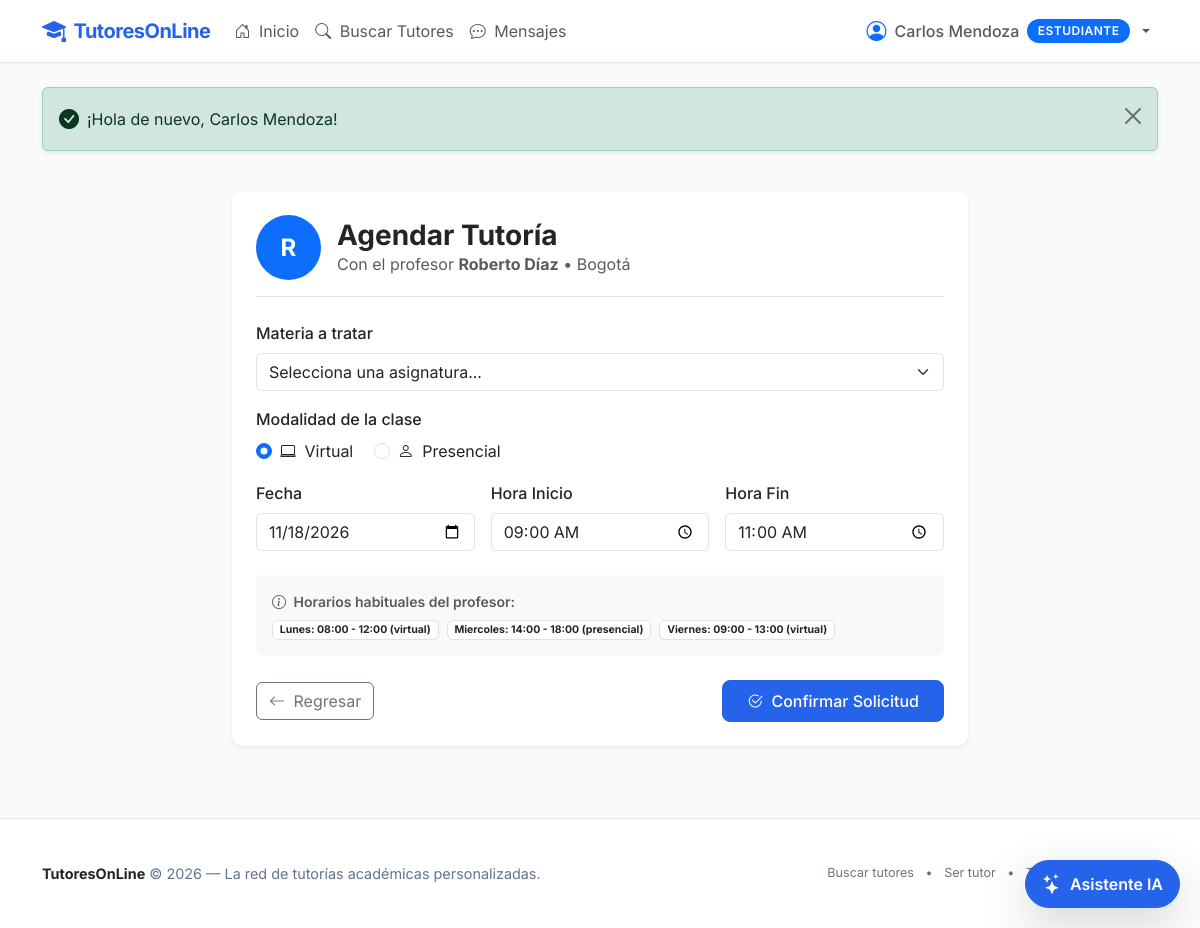
The app's page /public/reservar.php?tutor_id=4 (signed in) with its own data.
### tables this page shows
CREATE TABLE `usuarios` (
  `id` INT UNSIGNED AUTO_INCREMENT PRIMARY KEY,
  `nombre` VARCHAR(100) NOT NULL,
  `correo` VARCHAR(150) NOT NULL,
  `password_hash` VARCHAR(255) NULL COMMENT 'Hash bcrypt con cost 12. NULL si solo usa OAuth Google',
  `rol` ENUM('estudiante', 'tutor') NOT NULL,
  `ciudad` VARCHAR(100) NULL,
  `foto` VARCHAR(255) NULL COMMENT 'Nombre o ruta del archivo de imagen de perfil',
  `descripcion` TEXT NULL DEFAULT NULL COMMENT 'Presentación académica y metodología del tutor',
  `correo_verificado` TINYINT(1) NOT NULL DEFAULT 0 COMMENT '0: pendiente, 1: verificado',
  `creado_en` DATETIME NOT NULL DEFAULT CURRENT_TIMESTAMP,
  UNIQUE KEY `uq_usuarios_correo` (`correo`),
  INDEX `idx_usuarios_rol` (`rol`),
  INDEX `idx_usuarios_ciudad` (`ciudad`)
);

CREATE TABLE `disponibilidad` (
  `id` INT UNSIGNED AUTO_INCREMENT PRIMARY KEY,
  `tutor_id` INT UNSIGNED NOT NULL,
  `dia_semana` ENUM('lunes', 'martes', 'miercoles', 'jueves', 'viernes', 'sabado', 'domingo') NOT NULL,
  `hora_inicio` TIME NOT NULL,
  `hora_fin` TIME NOT NULL,
  `modalidad` ENUM('virtual', 'presencial') NOT NULL DEFAULT 'virtual',
  CONSTRAINT `fk_disp_tutor`
    FOREIGN KEY (`tutor_id`) REFERENCES `usuarios` (`id`)
    ON DELETE CASCADE ON UPDATE CASCADE,
  INDEX `idx_disp_tutor_dia` (`tutor_id`, `dia_semana`)
);

### includes/seguridad.php (called while the page is built, shortened)
<?php
function e($valor)
{
    return htmlspecialchars((string)$valor, ENT_QUOTES, 'UTF-8');
}
function get_flash($tipo)
{
    if (isset($_SESSION['flash'][$tipo])) {
        $msg = $_SESSION['flash'][$tipo];
        return $msg;
    }
    return null;
}
function hay_flash($tipo)
{
    return !empty($_SESSION['flash'][$tipo]);
}

### public/reservar.php (the view, shortened to what this page needs)
<?php
$tutor_id = (int)($_GET['tutor_id'] ?? $_POST['tutor_id'] ?? 0);
try {
    $pdo = obtener_conexion();
    $stmt_tutor = $pdo->prepare("SELECT `id`, `nombre`, `ciudad`, `foto` FROM `usuarios` WHERE `id` = ? AND `rol` = 'tutor' AND `correo_verificado` = 1 LIMIT 1");
    $stmt_tutor->execute([$tutor_id]);
    $tutor = $stmt_tutor->fetch();
    $stmt_disp = $pdo->prepare("SELECT * FROM `disponibilidad` WHERE `tutor_id` = ? ORDER BY FIELD(dia_semana, 'lunes', 'martes', 'miercoles', 'jueves', 'viernes', 'sabado', 'domingo')");
    $stmt_disp->execute([$tutor_id]);
    $horarios = $stmt_disp->fetchAll();
} catch (Exception $e) {
    error_log("[Reservar Error]: " . $e->getMessage());
    set_flash('danger', 'Error al cargar información del tutor.');
    header('Location: ' . APP_URL . '/buscar.php');
    exit;
}
$modalidad = $_POST['modalidad'] ?? 'virtual';
$fecha = $_POST['fecha'] ?? date('Y-m-d', strtotime('+1 day'));
$hora_inicio = $_POST['hora_inicio'] ?? '09:00';
$hora_fin = $_POST['hora_fin'] ?? '11:00';
require_once dirname(__DIR__) . '/includes/header.php';
?>
<div class="row justify-content-center py-4">
    <div class="col-lg-8">
        <div class="card card-custom p-4 border-0 shadow-sm mb-4">
            <div class="d-flex align-items-center gap-3 pb-3 border-bottom mb-4">
                <?php if (!empty($tutor['foto'])): ?>
                    <img src="<?= APP_URL ?>/uploads/<?= e($tutor['foto']) ?>" alt="<?= e($tutor['nombre']) ?>" class="rounded-circle shadow-sm object-fit-cover" style="width: 65px; height: 65px;">
                <?php else: ?>
                    <div class="bg-primary text-white rounded-circle d-flex align-items-center justify-content-center fw-bold fs-4" style="width: 65px; height: 65px;">
                        <?= strtoupper(substr($tutor['nombre'], 0, 1)) ?>
                    </div>
                <?php endif; ?>
                <div>
                    <h3 class="fw-bold mb-0">Agendar Tutoría</h3>
                    <p class="text-muted mb-0">Con el profesor <strong><?= e($tutor['nombre']) ?></strong> &bull; <?= e($tutor['ciudad'] ?: 'Colombia') ?></p>
                </div>
            </div>
            <form action="<?= APP_URL ?>/reservar.php" method="POST">
                <div class="mb-3">
                    <label for="materia_id" class="form-label fw-medium">Materia a tratar</label>
                    <select class="form-select" id="materia_id" name="materia_id" required>
                        <option value="">Selecciona una asignatura...</option>
                    </select>
                </div>
                <div class="mb-3">
                    <label class="form-label fw-medium d-block">Modalidad de la clase</label>
                    <div class="form-check form-check-inline">
                        <input class="form-check-input" type="radio" name="modalidad" id="mod_virtual" value="virtual" <?= $modalidad === 'virtual' ? 'checked' : '' ?>>
                        <label class="form-check-label" for="mod_virtual"><i class="bi bi-laptop me-1"></i> Virtual</label>
                    </div>
                    <div class="form-check form-check-inline">
                        <input class="form-check-input" type="radio" name="modalidad" id="mod_presencial" value="presencial" <?= $modalidad === 'presencial' ? 'checked' : '' ?>>
                        <label class="form-check-label" for="mod_presencial"><i class="bi bi-person me-1"></i> Presencial</label>
                    </div>
                </div>
                <div class="row g-3 mb-4">
                    <div class="col-md-4">
                        <label for="fecha" class="form-label fw-medium">Fecha</label>
                        <input type="date" class="form-control" id="fecha" name="fecha" value="<?= e($fecha) ?>" min="<?= date('Y-m-d') ?>" required>
                    </div>
                    <div class="col-md-4">
                        <label for="hora_inicio" class="form-label fw-medium">Hora Inicio</label>
                        <input type="time" class="form-control" id="hora_inicio" name="hora_inicio" value="<?= e($hora_inicio) ?>" required>
                    </div>
                    <div class="col-md-4">
                        <label for="hora_fin" class="form-label fw-medium">Hora Fin</label>
                        <input type="time" class="form-control" id="hora_fin" name="hora_fin" value="<?= e($hora_fin) ?>" required>
                    </div>
                </div>
                <?php if (!empty($horarios)): ?>
                    <div class="p-3 bg-light rounded-3 mb-4 small">
                        <div class="fw-semibold text-muted mb-2"><i class="bi bi-info-circle me-1"></i> Horarios habituales del profesor:</div>
                        <div class="d-flex flex-wrap gap-2">
                            <?php foreach ($horarios as $h): ?>
                                <span class="badge bg-white text-dark border">
                                    <?= ucfirst(e($h['dia_semana'])) ?>: <?= substr($h['hora_inicio'], 0, 5) ?> - <?= substr($h['hora_fin'], 0, 5) ?> (<?= e($h['modalidad']) ?>)
                                </span>
                            <?php endforeach; ?>
                        </div>
                    </div>
                <?php endif; ?>
                <div class="d-flex justify-content-between align-items-center">
                    <a href="<?= APP_URL ?>/perfil.php?id=<?= (int)$tutor['id'] ?>" class="btn btn-outline-secondary">
                        <i class="bi bi-arrow-left me-1"></i> Regresar
                    </a>
                    <button type="submit" class="btn btn-primary-custom px-4 py-2">
                        <i class="bi bi-check2-circle me-1"></i> Confirmar Solicitud
                    </button>
                </div>
            </form>
        </div>
    </div>
</div>
<?php
require_once dirname(__DIR__) . '/includes/footer.php';
?>

### includes/header.php (shortened to what this page needs)
<?php
require_once dirname(__DIR__) . '/config/config.php';
require_once __DIR__ . '/seguridad.php';
$pagina_actual = basename($_SERVER['PHP_SELF']);
$usuario_autenticado = !empty($_SESSION['usuario_id']);
$nombre_usuario = $_SESSION['nombre'] ?? '';
$rol_usuario = $_SESSION['rol'] ?? '';
?>
<!DOCTYPE html>
<html lang="es">
<head>
    <link href="https://cdn.jsdelivr.net/npm/bootstrap@5.3.3/dist/css/bootstrap.min.css" rel="stylesheet">
    <link rel="stylesheet" href="https://cdn.jsdelivr.net/npm/bootstrap-icons@1.11.3/font/bootstrap-icons.min.css">
    <link rel="stylesheet" href="<?= APP_URL ?>/css/estilos.css">
</head>
<body>
<nav class="navbar navbar-expand-lg navbar-custom sticky-top">
    <div class="container">
        <a class="navbar-brand navbar-brand-custom d-flex align-items-center gap-2" href="<?= $usuario_autenticado ? APP_URL . '/panel.php' : APP_URL . '/index.php' ?>">
            <i class="bi bi-mortarboard-fill fs-4"></i>
            <span>TutoresOnLine</span>
        </a>
        <div class="collapse navbar-collapse" id="navbarContenido">
            <ul class="navbar-nav me-auto mb-2 mb-lg-0">
                <li class="nav-item">
                    <a class="nav-link <?= ($pagina_actual === 'index.php' || $pagina_actual === 'panel.php') ? 'active fw-semibold text-primary' : '' ?>" href="<?= $usuario_autenticado ? APP_URL . '/panel.php' : APP_URL . '/index.php' ?>">
                        <i class="bi bi-house-door me-1"></i> Inicio
                    </a>
                </li>
                <li class="nav-item">
                    <a class="nav-link <?= $pagina_actual === 'buscar.php' ? 'active fw-semibold text-primary' : '' ?>" href="<?= APP_URL ?>/buscar.php">
                        <i class="bi bi-search me-1"></i> Buscar Tutores
                    </a>
                </li>
                <?php if ($usuario_autenticado): ?>
                    <li class="nav-item">
                        <a class="nav-link <?= $pagina_actual === 'chat.php' ? 'active fw-semibold text-primary' : '' ?>" href="<?= APP_URL ?>/chat.php">
                            <i class="bi bi-chat-dots me-1"></i> Mensajes
                        </a>
                    </li>
                <?php endif; ?>
            </ul>
            <ul class="navbar-nav ms-auto align-items-lg-center gap-2">
                <?php if ($usuario_autenticado): ?>
                    <li class="nav-item dropdown">
                        <a class="nav-link dropdown-toggle d-flex align-items-center gap-2" href="#" id="menuUsuario" role="button" data-bs-toggle="dropdown" aria-expanded="false">
                            <i class="bi bi-person-circle fs-5 text-primary"></i>
                            <span class="fw-medium"><?= e($nombre_usuario) ?></span>
                            <?php if ($rol_usuario === 'tutor'): ?>
                                <span class="badge bg-success badge-rol">Tutor</span>
                            <?php else: ?>
                                <span class="badge bg-primary badge-rol">Estudiante</span>
                            <?php endif; ?>
                        </a>
                    </li>
                <?php endif; ?>
            </ul>
        </div>
    </div>
</nav>
<main class="container my-4">
    <?php foreach (['success' => 'check-circle-fill', 'danger' => 'exclamation-triangle-fill', 'warning' => 'exclamation-circle-fill', 'info' => 'info-circle-fill'] as $tipo => $icono): ?>
        <?php if (hay_flash($tipo)): ?>
            <div class="alert alert-<?= $tipo ?> alert-dismissible fade show d-flex align-items-center shadow-sm" role="alert">
                <i class="bi bi-<?= $icono ?> me-2 fs-5"></i>
                <div class="flex-grow-1">
                    <?= e(get_flash($tipo)) ?>
                </div>
                <button type="button" class="btn-close" data-bs-dismiss="alert" aria-label="Cerrar"></button>
            </div>
        <?php endif; ?>
    <?php endforeach; ?>

### includes/footer.php (shortened to what this page needs)
</main>
<footer class="footer-custom mt-auto">
    <div class="container py-3">
        <div class="row align-items-center">
            <div class="col-md-6 text-md-start mb-2 mb-md-0">
                <span class="fw-bold text-dark">TutoresOnLine</span> &copy; <?= date('Y') ?> &mdash; La red de tutorías académicas personalizadas.
            </div>
            <div class="col-md-6 text-md-end">
                <ul class="list-inline mb-0 small">
                    <li class="list-inline-item"><a href="<?= APP_URL ?>/buscar.php" class="text-secondary text-decoration-none">Buscar tutores</a></li>
                    <li class="list-inline-item">&bull;</li>
                    <li class="list-inline-item"><a href="<?= APP_URL ?>/registro.php?rol=tutor" class="text-secondary text-decoration-none">Ser tutor</a></li>
                    <li class="list-inline-item">&bull;</li>
                    <li class="list-inline-item"><span class="text-secondary">Términos y Privacidad</span></li>
                </ul>
            </div>
        </div>
    </div>
</footer>
<?php if (!empty($_SESSION['usuario_id'])): ?>
    <div id="widgetChatIA" style="position: fixed; bottom: 20px; right: 20px; z-index: 1055;">
        <button type="button"
                id="btnBurbujaChatIA"
                onclick="toggleChatIA()"
                class="btn btn-primary-custom rounded-pill shadow-lg d-flex align-items-center gap-2 px-3 py-2"
                title="Abrir Asistente Académico">
            <i class="bi bi-stars fs-5"></i>
            <span class="fw-semibold d-none d-sm-inline">Asistente IA</span>
        </button>
    </div>
<?php endif; ?>
</body>
</html>

### public/css/estilos.css (style rules this page uses)
:root { --app-primary: #2563eb; --app-primary-hover: #1d4ed8; --app-secondary: #0f172a; --app-bg: #f8fafc; --app-card-border: #e2e8f0; }
body { font-family: 'Inter', system-ui, -apple-system, sans-serif; background-color: var(--app-bg); color: #1e293b; min-height: 100vh; display: flex; flex-direction: column; }
main { flex: 1 0 auto; }
.navbar-custom { background-color: #ffffff; border-bottom: 1px solid var(--app-card-border); box-shadow: 0 1px 3px 0 rgba(0, 0, 0, 0.05); }
.navbar-brand-custom { font-weight: 700; color: var(--app-primary) !important; letter-spacing: -0.5px; }
.card-custom { border: 1px solid var(--app-card-border); border-radius: 12px; box-shadow: 0 4px 6px -1px rgba(0, 0, 0, 0.05), 0 2px 4px -2px rgba(0, 0, 0, 0.05); background: #ffffff; transition: transform 0.2s ease, box-shadow 0.2s ease; }
.badge-rol { font-size: 0.75rem; font-weight: 600; text-transform: uppercase; letter-spacing: 0.5px; padding: 0.35rem 0.65rem; border-radius: 20px; }
.btn-primary-custom { background-color: var(--app-primary); border-color: var(--app-primary); color: #ffffff; font-weight: 500; border-radius: 8px; padding: 0.55rem 1.25rem; transition: all 0.2s ease; }
.footer-custom { background-color: #ffffff; border-top: 1px solid var(--app-card-border); padding: 1.75rem 0; color: #64748b; font-size: 0.9rem; }

### records on screen
usuarios: nombre "R", nombre "Roberto Díaz", ciudad "Bogotá"
disponibilidad: dia_semana "Lunes", hora_inicio "08:00", hora_fin "12:00", modalidad "virtual"
disponibilidad: dia_semana "Miercoles", hora_inicio "14:00", hora_fin "18:00", modalidad "presencial"
disponibilidad: dia_semana "Viernes", hora_inicio "09:00", hora_fin "13:00", modalidad "virtual"

### other values on screen
$nombre_usuario "Carlos Mendoza"
get_flash($tipo) "¡Hola de nuevo, Carlos Mendoza!"
